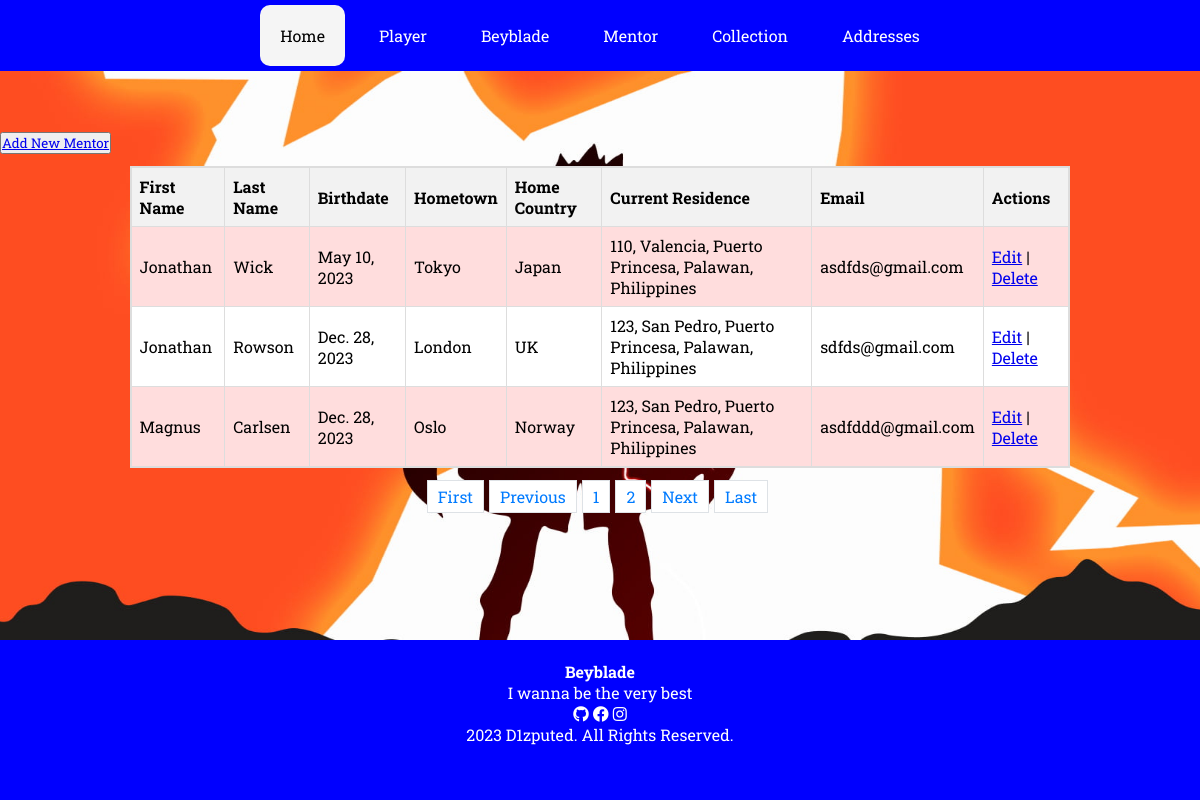
The page /mentor_list on the database as committed earlier.
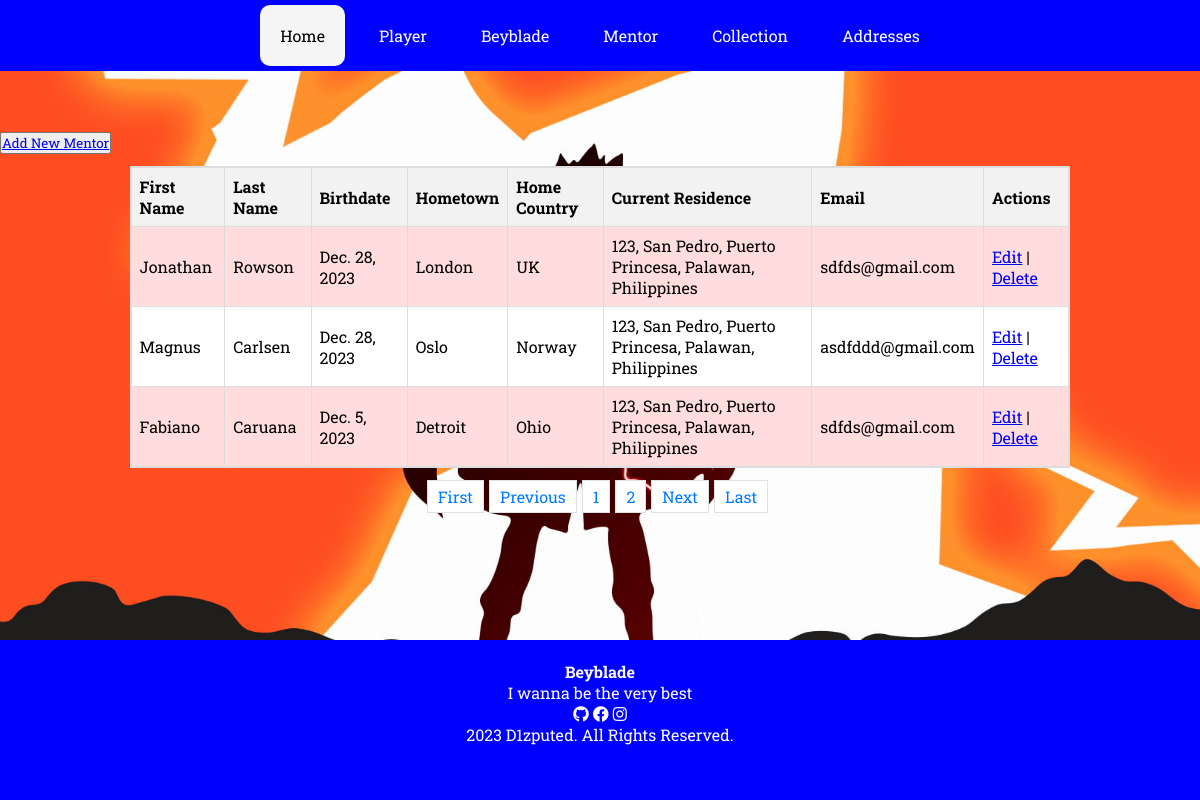
The same page on the database as committed later.
### beyblademasterapp/models.py (models this page shows, shortened)
class BaseModel(models.Model):
    created_at = models.DateTimeField(
        auto_now_add=True, db_index=True
    )
    updated_at = models.DateTimeField(auto_now=True)
    class Meta:
        abstract = True

class Mentor(BaseModel):
    curAddr = models.ForeignKey(CurAddress, blank=True, null=True, on_delete=models.CASCADE, related_name='%(class)s_mentor')
    firstName = models.CharField(max_length=50, null=True, blank=True)
    lastName = models.CharField(max_length=50, null=True, blank=True)
    birthdate = models.DateField(null=True, blank=True)
    homeTown = models.CharField(max_length=250, null=True, blank=True)
    homeCountry = models.CharField(max_length=250, null=True, blank=True)
    email = models.EmailField(max_length=100, null=True, blank=True)

class CurAddress(BaseModel):
    houseNo = models.IntegerField(null=True, blank=True)
    street = models.CharField(max_length=250, null=True, blank=True)
    city = models.CharField(max_length=250, null=True, blank=True)
    province = models.CharField(max_length=250, null=True, blank=True)
    country = models.CharField(max_length=250, null=True, blank=True)
    def __str__(self):
        return ", ".join([str(self.houseNo), self.street, self.city, self.province, self.country])

### beyblademasterapp/views.py (the view)
# urls.py: path('mentor_list', MentorListView.as_view(), name='mentor-list'),
class MentorListView(ListView):
    model = Mentor
    context_object_name = 'mentors'
    template_name = 'mentors.html'
    paginate_by = 3

### beyblademasterapp/templates/mentors.html (shortened to what this page needs)
{% extends  "base.html" %}
{% load static %}
      {% block content %}
        <button><a href="{% url "mentor-add" %}" class="btn btn-success btn-lg">Add New Mentor</a></button><br>
        <section class="trainers-container">
            <table class="styled-table">
                <tbody>
                  <tr>
                    <th>First Name</th>
                    <th>Last Name</th>
                    <th>Birthdate</th>
                    <th>Hometown</th>
                    <th>Home Country</th>
                    <th>Current Residence</th>
                    <th>Email</th>
                    <th>Actions</th>
                  </tr>
                  {% for mentor in mentors%}
                  <tr>
                    <td>{{ mentor.firstName }}</td>
                    <td>{{ mentor.lastName }}</td>
                    <td>{{ mentor.birthdate }}</td>
                    <td>{{ mentor.homeTown }}</td>
                    <td>{{ mentor.homeCountry }}</td>
                    <td>{{ mentor.curAddr }}</td>
                    <td>{{ mentor.email }}</td>
                    <td>
                      <a href="mentor_list/{{ mentor.id }}" >Edit</a> |
                      <a href="mentor_list/{{ mentor.id }}/delete" >Delete</a>
                    </td>
                  </tr>
                  {% endfor %}
                </tbody>
            </table>
        </section>
          <div>
            {% include 'includes/pagination.html' %}
          </div>
      {% endblock %}

Rows that differ between the two databases and show on the page:
removed Mentor: firstName "Jonathan", lastName "Wick", birthdate "May 10, 2023", homeTown "Tokyo", homeCountry "Japan", curAddr "110, Valencia, Puerto Princesa, Palawan, Philippines", email "asdfds@gmail.com"
now on this page (row unchanged): Mentor: firstName "Fabiano", lastName "Caruana", birthdate "Dec. 5, 2023", homeTown "Detroit", homeCountry "Ohio", curAddr "123, San Pedro, Puerto Princesa, Palawan, Philippines", email "sdfds@gmail.com"
